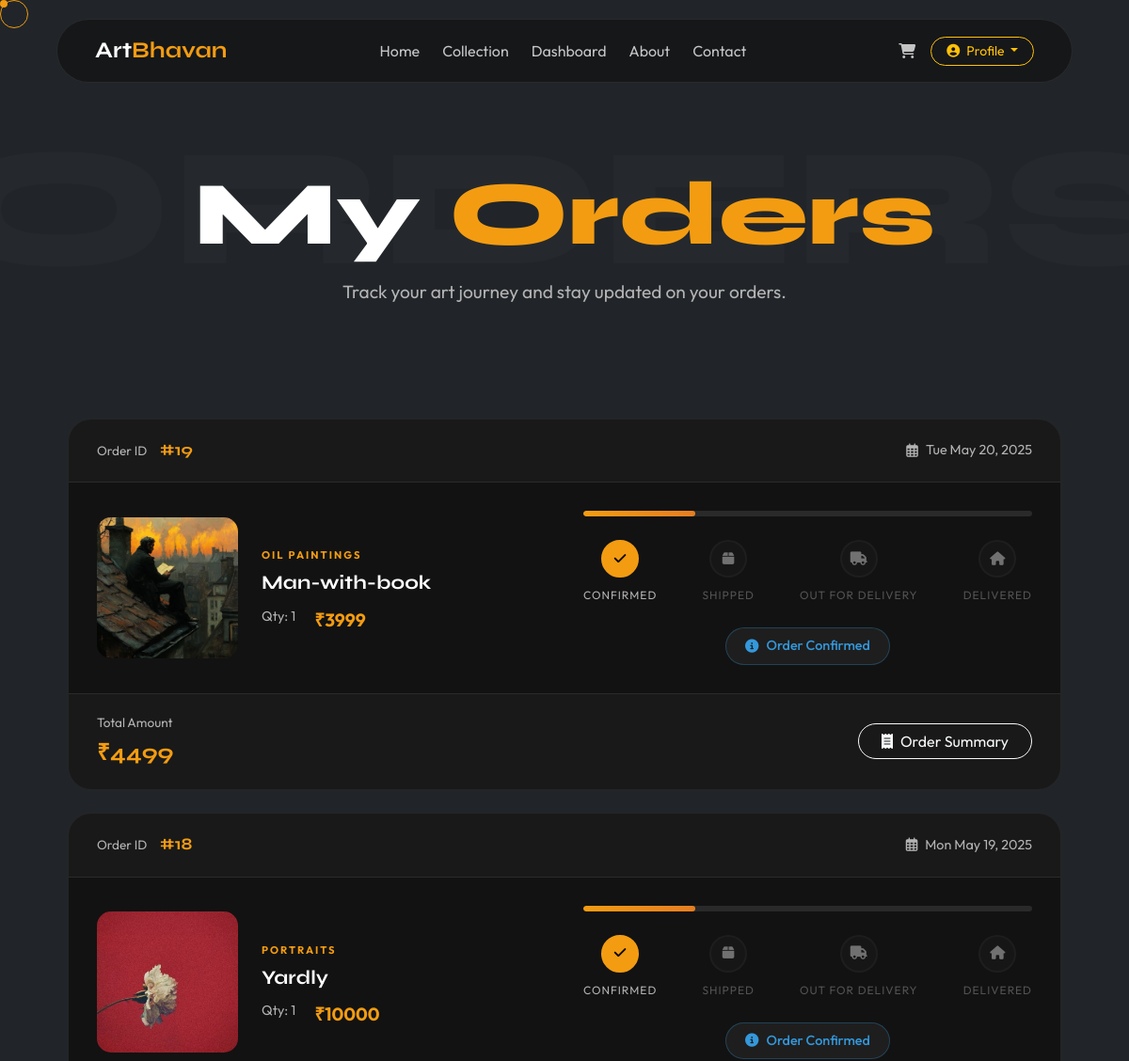
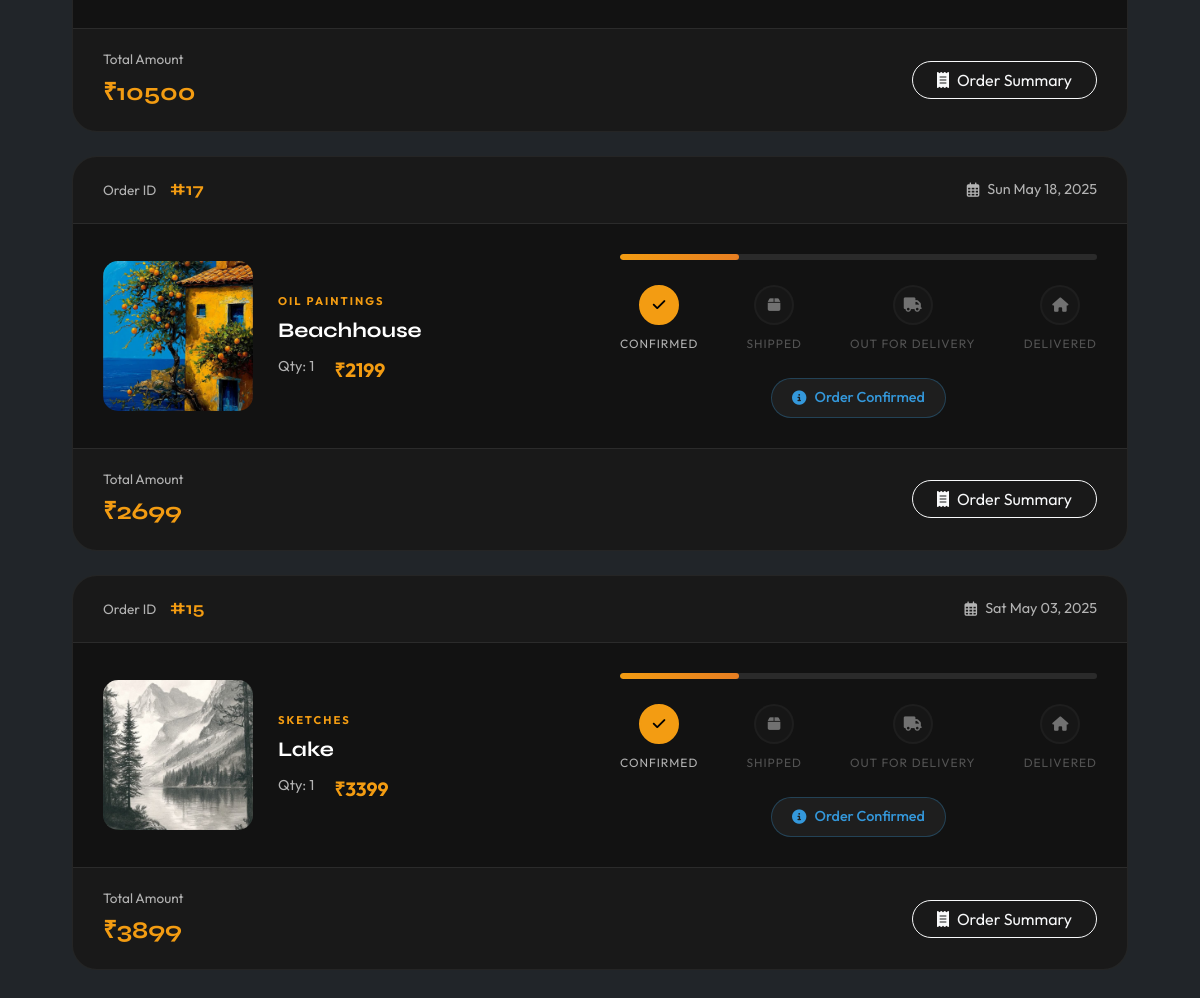
Page /my_orders/ (signed in) on the committed database (2 pictures, top to bottom).
### paintings/models.py (models this page shows, shortened)
class Order(models.Model):
    STATUS_CHOICES = [
        ('confirmed', 'Order Confirmed'),
        ('shipped', 'Shipped'),
        ('out_for_delivery', 'Out for Delivery'),
        ('delivered', 'Delivered'),
    ]
    user = models.ForeignKey(UserSignup, on_delete=models.CASCADE)
    artwork = models.ForeignKey(Artwork, on_delete=models.CASCADE)
    quantity = models.PositiveIntegerField(default=1)
    ordered_at = models.DateTimeField(auto_now_add=True)
    payment_method = models.CharField(max_length=50)
    status = models.CharField(max_length=20, choices=STATUS_CHOICES, default='confirmed')

class Artwork(models.Model):
    CATEGORY_CHOICES = [
        ('Sketches', 'Sketches'),
        ('Portraits', 'Portraits'),
        ('Oil Paintings', 'Oil Paintings'),
        ('Digital Art', 'Digital Art'),
    ]
    title = models.CharField(max_length=200)
    image = models.ImageField(upload_to='artworks/')
    thumbnail_2 = models.ImageField(upload_to='artworks/', blank=True, null=True)
    thumbnail_3 = models.ImageField(upload_to='artworks/', blank=True, null=True)
    thumbnail_4 = models.ImageField(upload_to='artworks/', blank=True, null=True)
    category = models.CharField(max_length=50, choices=CATEGORY_CHOICES)
    price = models.DecimalField(max_digits=10, decimal_places=2)
    height = models.PositiveIntegerField(help_text="Height in cm")
    width = models.PositiveIntegerField(help_text="Width in cm")
    description = models.TextField(blank=True, null=True)

### paintings/views.py (the view)
# urls.py: path('my_orders/', views.my_orders, name='my_orders'),
def my_orders(request):
    if 'user_id' not in request.session:
        return redirect('login')
    user = get_object_or_404(UserSignup, id=request.session['user_id'])
    orders = Order.objects.filter(user=user).order_by('-ordered_at')
    return render(request, 'my_orders.html', {'orders': orders})

### paintings/templates/my_orders.html (shortened to what this page needs)
{% load static %}
<!DOCTYPE html>
<html lang="en">
<head>
    <link href="https://cdn.jsdelivr.net/npm/bootstrap@5.3.0/dist/css/bootstrap.min.css" rel="stylesheet">
    <link rel="stylesheet" href="https://cdnjs.cloudflare.com/ajax/libs/font-awesome/6.4.2/css/all.min.css">
    <link rel="stylesheet" href="{% static 'css/modern_collection.css' %}">
</head>
<body class="bg-dark">
    <div class="custom-cursor"></div>
    <div class="custom-cursor-follower"></div>
    <nav class="glass-nav">
        <div class="nav-container">
            <a href="/" class="brand-logo">Art<span>Bhavan</span></a>
            <div class="nav-links d-none d-md-flex gap-4">
                <a href="{% url 'arthome' %}"
                    class="text-decoration-none text-white opacity-75 hover-opacity-100">Home</a>
                <a href="{% url 'collection' %}"
                    class="text-decoration-none text-white opacity-75 hover-opacity-100">Collection</a>
                <a href="{% url 'userdashboard' %}"
                    class="text-decoration-none text-white opacity-75 hover-opacity-100">Dashboard</a>
                <a href="{% url 'about' %}"
                    class="text-decoration-none text-white opacity-75 hover-opacity-100">About</a>
                <a href="{% url 'contact' %}"
                    class="text-decoration-none text-white opacity-75 hover-opacity-100">Contact</a>
            </div>
            <div class="nav-actions d-flex gap-3 align-items-center">
                <a href="{% url 'cart' %}" class="text-white opacity-75 hover-opacity-100"><i
                        class="fas fa-shopping-cart"></i></a>
                <div class="dropdown">
                    <button class="btn btn-sm btn-outline-warning rounded-pill px-3 dropdown-toggle"
                        data-bs-toggle="dropdown">
                        <i class="fas fa-user-circle me-1"></i> Profile
                    </button>
                </div>
            </div>
        </div>
    </nav>
    <header class="collection-hero">
        <div class="hero-bg-text">ORDERS</div>
        <div class="hero-content">
            <h1 class="collection-title">My <span>Orders</span></h1>
            <p class="collection-subtitle">Track your art journey and stay updated on your orders.</p>
        </div>
    </header>
    <main class="orders-container">
        <div class="container">
            {% if orders %}
            <div class="row row-cols-1 g-4">
                {% for order in orders %}
                <div class="col">
                    <div class="order-card">
                        <div class="order-header">
                            <div class="order-id">
                                <span class="label">Order ID</span>
                                <span class="value">#{{ order.id }}</span>
                            </div>
                            <div class="order-date">
                                <i class="far fa-calendar-alt"></i>
                                {{ order.ordered_at|date:"D M d, Y" }}
                            </div>
                        </div>
                        <div class="order-body">
                            <div class="order-artwork">
                                <div class="artwork-thumb" onclick="openImageModal('{{ order.artwork.image.url }}')">
                                    <img src="{{ order.artwork.image.url }}" alt="{{ order.artwork.title }}">
                                </div>
                                <div class="artwork-details">
                                    <span class="category-tag">{{ order.artwork.category }}</span>
                                    <h4 class="artwork-name">{{ order.artwork.title }}</h4>
                                    <div class="artwork-meta">
                                        <span class="quantity">Qty: {{ order.quantity }}</span>
                                        <span class="price">₹{{ order.artwork.price|floatformat:0 }}</span>
                                    </div>
                                </div>
                            </div>
                            <div class="order-progress">
                                <div class="progress-track">
                                    <div class="progress-fill status-{{ order.status }}">
                                    </div>
                                </div>
                                <div class="progress-steps">
                                    <div
                                        class="step {% if order.status == 'confirmed' or order.status == 'shipped' or order.status == 'out_for_delivery' or order.status == 'delivered' %}completed{% endif %}">
                                        <div class="step-icon">
                                            <i class="fas fa-check"></i>
                                        </div>
                                        <span>Confirmed</span>
                                    </div>
                                    <div
                                        class="step {% if order.status == 'shipped' or order.status == 'out_for_delivery' or order.status == 'delivered' %}completed{% endif %}">
                                        <div class="step-icon">
                                            <i class="fas fa-box"></i>
                                        </div>
                                        <span>Shipped</span>
                                    </div>
                                    <div
                                        class="step {% if order.status == 'out_for_delivery' or order.status == 'delivered' %}completed{% endif %}">
                                        <div class="step-icon">
                                            <i class="fas fa-truck"></i>
                                        </div>
                                        <span>Out for Delivery</span>
                                    </div>
                                    <div class="step {% if order.status == 'delivered' %}completed{% endif %}">
                                        <div class="step-icon">
                                            <i class="fas fa-home"></i>
                                        </div>
                                        <span>Delivered</span>
                                    </div>
                                </div>
                                <div class="current-status">
                                    <span class="status-badge status-{{ order.status }}">
                                        <i class="fas fa-info-circle"></i>
                                        {% if order.status == 'confirmed' %}Order Confirmed
                                        {% elif order.status == 'shipped' %}Shipped
                                        {% elif order.status == 'out_for_delivery' %}Out for Delivery
                                        {% elif order.status == 'delivered' %}Delivered
                                        {% else %}Pending{% endif %}
                                    </span>
                                </div>
                            </div>
                        </div>
                        <div class="order-footer">
                            <div class="total-price">
                                <span class="label">Total Amount</span>
                                <span class="value">₹{{ order.artwork.price|add:500 }}</span>
                            </div>
                            <div class="order-actions">
                                <button class="btn btn-outline-light rounded-pill px-4" data-bs-toggle="dropdown">
                                    <i class="fas fa-receipt me-2"></i>Order Summary
                                </button>
                            </div>
                        </div>
                    </div>
                </div>
                {% endfor %}
            </div>
            {% endif %}
        </div>
    </main>
</body>
</html>

### paintings/static/css/modern_collection.css (style rules this page uses)
:root { --bg-dark: #070707; --bg-card: #121212; --accent: #f39c12; --accent-glow: rgba(243, 156, 18, 0.3); --text-primary: #ffffff; --text-secondary: #b3b3b3; --glass-bg: rgba(15, 15, 15, 0.6); --glass-border: rgba(255, 255, 255, 0.08); --transition-smooth: all 0.5s cubic-bezier(0.25, 1, 0.5, 1); }
body { background-color: var(--bg-dark); color: var(--text-primary); font-family: 'Outfit', sans-serif; overflow-x: hidden; cursor: none; }
.custom-cursor { position: fixed; width: 8px; height: 8px; background: var(--accent); border-radius: 50%; pointer-events: none; z-index: 10000; }
.custom-cursor-follower { position: fixed; width: 30px; height: 30px; border: 1px solid var(--accent); border-radius: 50%; pointer-events: none; z-index: 9999; }
.glass-nav { position: fixed; top: 20px; left: 50%; transform: translateX(-50%); width: 90%; max-width: 1200px; background: var(--glass-bg); backdrop-filter: blur(15px); -webkit-backdrop-filter: blur(15px); border: 1px solid var(--glass-border); border-radius: 100px; padding: 15px 40px; z-index: 1000; }
.nav-container { display: flex; justify-content: space-between; align-items: center; }
.brand-logo { font-size: 1.5rem; color: white; text-decoration: none; font-family: 'Syne', sans-serif; font-weight: 700; }
.brand-logo span { color: var(--accent); }
.collection-hero { padding: 180px 5% 80px; text-align: center; position: relative; overflow: hidden; }
.hero-bg-text { position: absolute; top: 50%; left: 50%; transform: translate(-50%, -50%); font-family: 'Syne', sans-serif; font-size: 15vw; font-weight: 900; color: rgba(255, 255, 255, 0.02); white-space: nowrap; z-index: 0; pointer-events: none; }
.hero-content { position: relative; z-index: 1; }
.collection-title { font-family: 'Syne', sans-serif; font-size: clamp(3rem, 8vw, 6rem); font-weight: 800; margin-bottom: 20px; line-height: 1; }
.collection-title span { color: var(--accent); }
.collection-subtitle { color: var(--text-secondary); font-size: 1.2rem; max-width: 600px; margin: 0 auto 40px; }
.category-tag { color: var(--accent); text-transform: uppercase; font-size: 0.7rem; font-weight: 700; letter-spacing: 2px; margin-bottom: 8px; }

### rows in the picture
Order: id "19", ordered_at "Tue May 20, 2025", artwork.image (picture), artwork.category "OIL PAINTINGS", artwork "Man-with-book", quantity "1", artwork.price "3999", status "Order Confirmed", artwork.price|add "4499"
Order: id "18", ordered_at "Mon May 19, 2025", artwork.image (picture), artwork.category "PORTRAITS", artwork "Yardly", quantity "1", artwork.price "10000", status "Order Confirmed", artwork.price|add "10500"
Order: id "17", ordered_at "Sun May 18, 2025", artwork.image (picture), artwork.category "OIL PAINTINGS", artwork "Beachhouse", quantity "1", artwork.price "2199", status "Order Confirmed", artwork.price|add "2699"
Order: id "15", ordered_at "Sat May 03, 2025", artwork.image (picture), artwork.category "SKETCHES", artwork "Lake", quantity "1", artwork.price "3399", status "Order Confirmed", artwork.price|add "3899"
